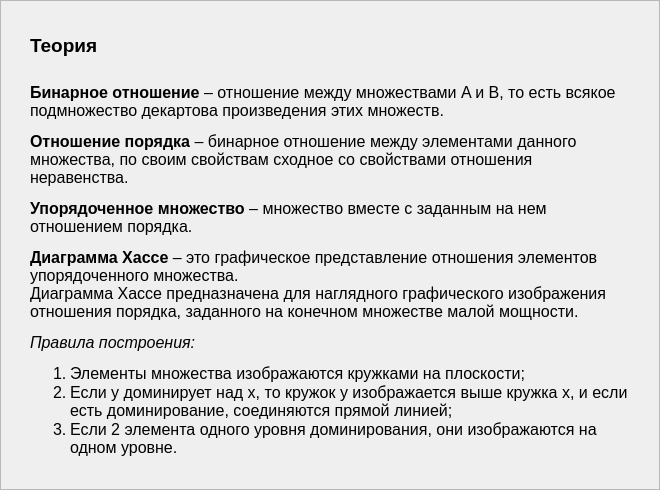
<?xml version="1.0" encoding="UTF-8"?>
<ui version="4.0">
 <class>TheoryDialog</class>
 <widget class="QDialog" name="TheoryDialog">
  <property name="geometry">
   <rect>
    <x>0</x>
    <y>0</y>
    <width>660</width>
    <height>490</height>
   </rect>
  </property>
  <property name="sizePolicy">
   <sizepolicy hsizetype="Expanding" vsizetype="Expanding">
    <horstretch>0</horstretch>
    <verstretch>0</verstretch>
   </sizepolicy>
  </property>
  <property name="minimumSize">
   <size>
    <width>260</width>
    <height>100</height>
   </size>
  </property>
  <property name="maximumSize">
   <size>
    <width>700</width>
    <height>600</height>
   </size>
  </property>
  <property name="font">
   <font>
    <family>Arial</family>
   </font>
  </property>
  <property name="windowTitle">
   <string>Теория</string>
  </property>
  <layout class="QGridLayout" name="gridLayout_2">
   <property name="leftMargin">
    <number>0</number>
   </property>
   <property name="topMargin">
    <number>0</number>
   </property>
   <property name="rightMargin">
    <number>0</number>
   </property>
   <property name="bottomMargin">
    <number>0</number>
   </property>
   <property name="spacing">
    <number>0</number>
   </property>
   <item row="0" column="0">
    <widget class="QScrollArea" name="scrollArea">
     <property name="widgetResizable">
      <bool>true</bool>
     </property>
     <widget class="QWidget" name="scrollAreaWidgetContents">
      <property name="geometry">
       <rect>
        <x>0</x>
        <y>0</y>
        <width>658</width>
        <height>488</height>
       </rect>
      </property>
      <layout class="QGridLayout" name="gridLayout">
       <property name="leftMargin">
        <number>10</number>
       </property>
       <property name="topMargin">
        <number>10</number>
       </property>
       <item row="4" column="0">
        <spacer name="verticalSpacer_3">
         <property name="orientation">
          <enum>Qt::Vertical</enum>
         </property>
         <property name="sizeHint" stdset="0">
          <size>
           <width>20</width>
           <height>10</height>
          </size>
         </property>
        </spacer>
       </item>
       <item row="2" column="0">
        <spacer name="verticalSpacer">
         <property name="orientation">
          <enum>Qt::Vertical</enum>
         </property>
         <property name="sizeType">
          <enum>QSizePolicy::Fixed</enum>
         </property>
         <property name="sizeHint" stdset="0">
          <size>
           <width>20</width>
           <height>20</height>
          </size>
         </property>
        </spacer>
       </item>
       <item row="3" column="0">
        <widget class="QLabel" name="label_2">
         <property name="minimumSize">
          <size>
           <width>200</width>
           <height>30</height>
          </size>
         </property>
         <property name="maximumSize">
          <size>
           <width>600</width>
           <height>16777215</height>
          </size>
         </property>
         <property name="font">
          <font>
           <pointsize>12</pointsize>
           <kerning>true</kerning>
          </font>
         </property>
         <property name="text">
          <string>&lt;p&gt;&lt;strong&gt;Бинарное отношение&lt;/strong&gt; &amp;ndash; отношение между множествами A и B, то есть всякое подмножество декартова произведения этих множеств.&lt;/p&gt;&lt;p&gt;&lt;strong&gt;Отношение порядка&lt;/strong&gt; &amp;ndash; бинарное отношение между элементами данного множества, по своим свойствам сходное со свойствами отношения неравенства.&lt;/p&gt;&lt;p&gt;&lt;strong&gt;Упорядоченное множество&lt;/strong&gt; &amp;ndash; множество вместе с заданным на нем отношением порядка.&lt;/p&gt;&lt;p&gt;&lt;strong&gt;Диаграмма Хассе&lt;/strong&gt; &amp;ndash; это графическое представление отношения элементов упорядоченного множества.&lt;br /&gt;Диаграмма Хассе предназначена для наглядного графического изображения отношения порядка, заданного на конечном множестве малой мощности.&lt;/p&gt;&lt;p&gt;&lt;em&gt;Правила построения:&lt;/em&gt;&lt;/p&gt;&lt;ol&gt;&lt;li&gt;Элементы множества изображаются кружками на плоскости;&lt;/li&gt;&lt;li&gt;Если y доминирует над x, то кружок y изображается выше кружка x, и если есть доминирование, соединяются прямой линией;&lt;/li&gt;&lt;li&gt;Если 2 элемента одного уровня доминирования, они изображаются на одном уровне.&lt;/li&gt;&lt;/ol&gt;</string>
         </property>
         <property name="scaledContents">
          <bool>false</bool>
         </property>
         <property name="wordWrap">
          <bool>true</bool>
         </property>
        </widget>
       </item>
       <item row="1" column="0">
        <widget class="QLabel" name="label">
         <property name="font">
          <font>
           <family>Arial</family>
           <pointsize>14</pointsize>
           <weight>75</weight>
           <bold>true</bold>
          </font>
         </property>
         <property name="text">
          <string>Теория</string>
         </property>
        </widget>
       </item>
       <item row="0" column="0">
        <spacer name="verticalSpacer_2">
         <property name="orientation">
          <enum>Qt::Vertical</enum>
         </property>
         <property name="sizeHint" stdset="0">
          <size>
           <width>20</width>
           <height>0</height>
          </size>
         </property>
        </spacer>
       </item>
      </layout>
     </widget>
    </widget>
   </item>
  </layout>
 </widget>
 <resources/>
 <connections/>
</ui>
